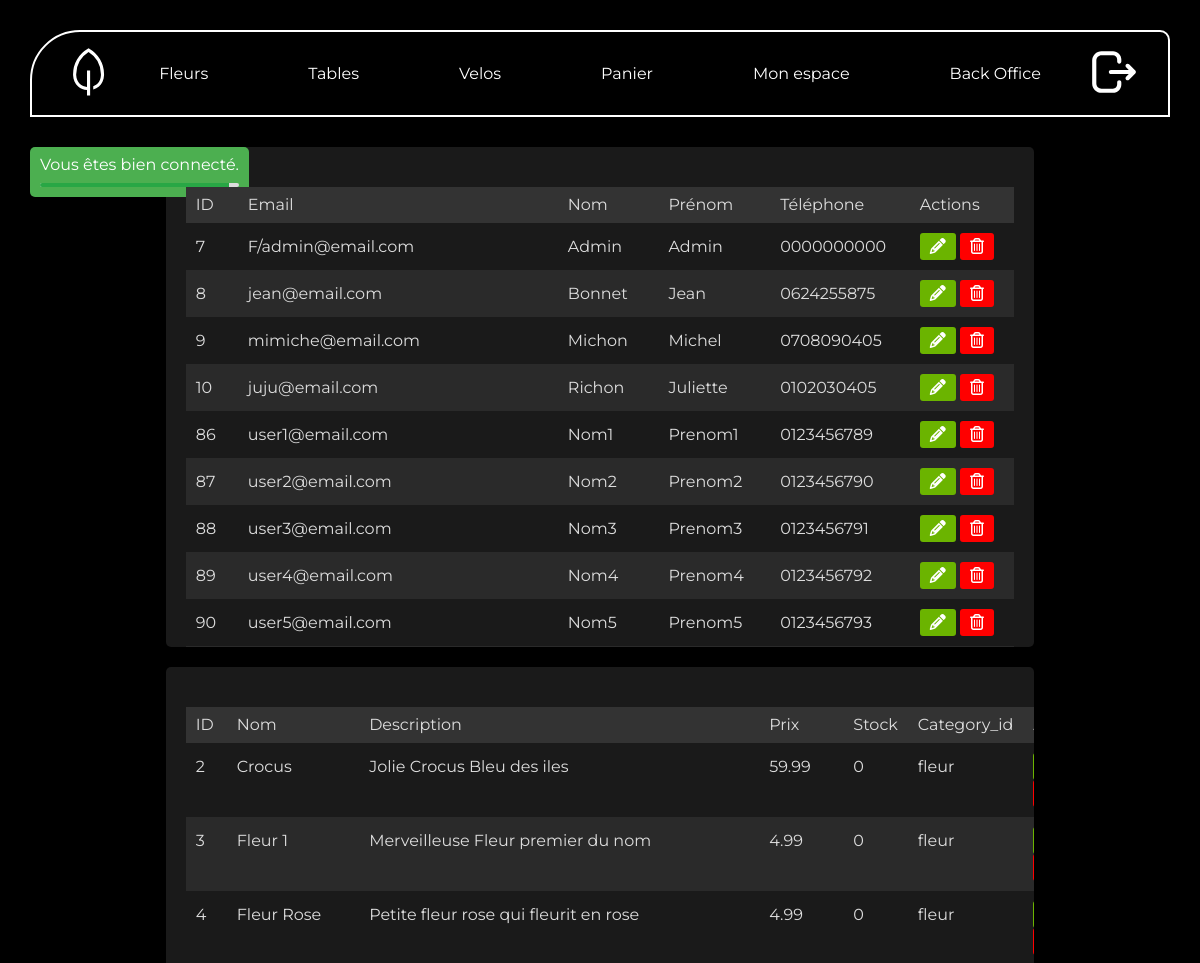
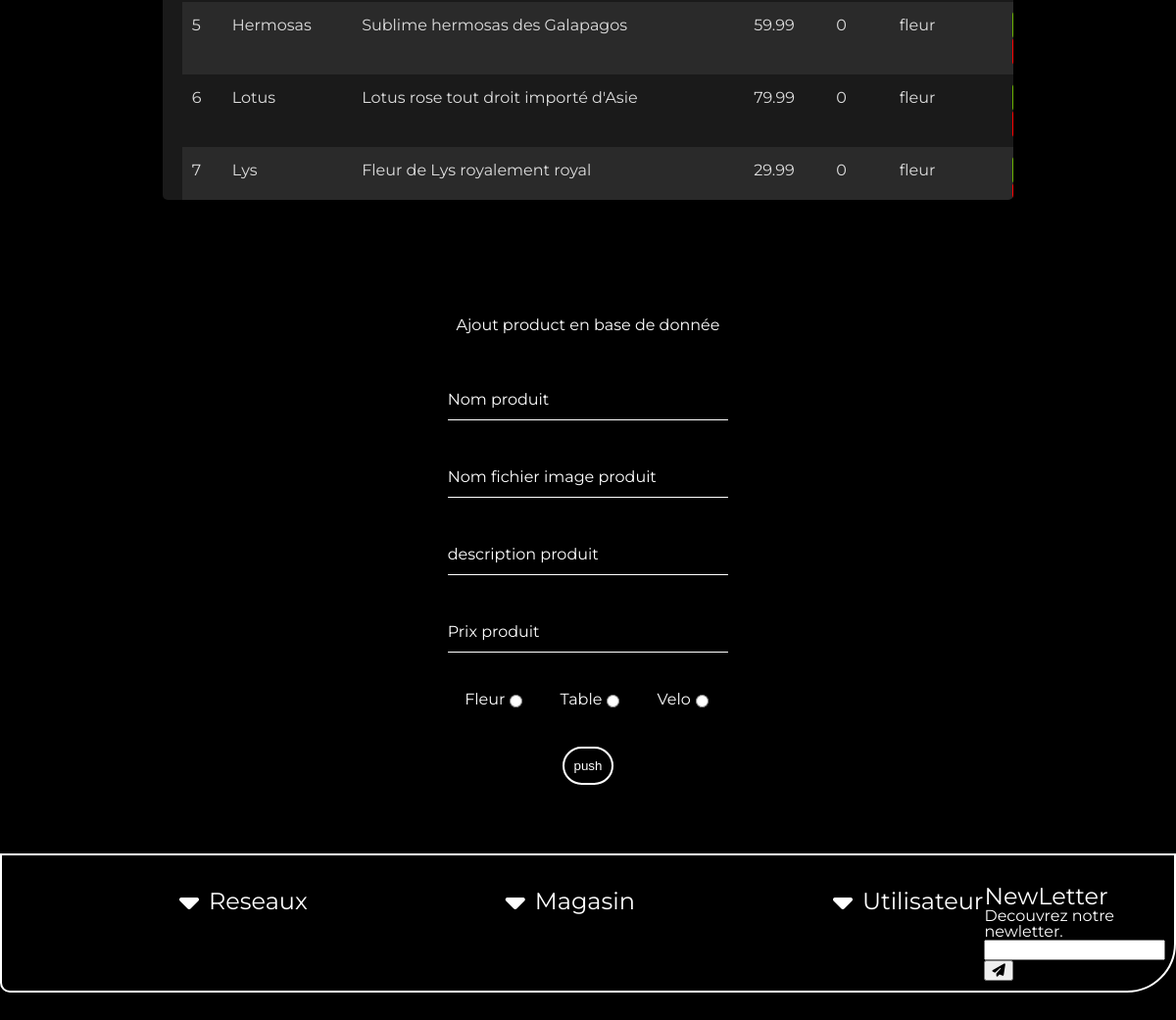
Page /index.php?p=backOffice (signed in) on the committed database (2 pictures, top to bottom).
### tables this page shows
CREATE TABLE IF NOT EXISTS `user` (
  `id` int NOT NULL AUTO_INCREMENT,
  `email` varchar(100) NOT NULL,
  `pass` varchar(255) NOT NULL,
  `nom` varchar(100) NOT NULL,
  `prenom` varchar(100) NOT NULL,
  `tel` varchar(20) NOT NULL,
  `id_role` int NOT NULL DEFAULT '3',
  PRIMARY KEY (`id`),
  UNIQUE KEY `email` (`email`),
  KEY `id_role` (`id_role`)
);

CREATE TABLE IF NOT EXISTS `products` (
  `product_id` int NOT NULL AUTO_INCREMENT,
  `name` varchar(100) NOT NULL,
  `image` varchar(100) NOT NULL,
  `description` text,
  `price` decimal(10,2) NOT NULL,
  `stock` int DEFAULT '0',
  `category_id` int DEFAULT NULL,
  PRIMARY KEY (`product_id`),
  KEY `category_id` (`category_id`)
);

### controllers/adminController.php (called while the page is built, shortened)
<?php
function backOffice() {
    require('views/admin/backOffice.php');
}

### models/userModels.php (called while the page is built, shortened)
<?php
function getAllUsers() {
    $pdo = dbConnect();
    $pdoStatement = $pdo->query('SELECT * FROM user order by id');
    return $pdoStatement->fetchAll();
}

### models/productModels.php (called while the page is built, shortened)
<?php
function getAllProducts() {
    $pdo = dbConnect();
    $pdoStatement = $pdo->query('SELECT * FROM products order by category_id');
    return $pdoStatement->fetchAll();
}

### core/function.php (called while the page is built, shortened)
<?php
function isConnect(): bool
{
    if (isset($_SESSION["user"])) {
        return true;
    } else {
        return false;
    }
}
function isAdmin(): bool
{
    if ( isConnect() && $_SESSION["user"]['id_role']==1) {
        return true;
    } else {
        return false;
    }
}

### views/admin/backOffice.php (the view, shortened to what this page needs)
<div class="container">
    <div class="container ">
        <section class="sectionBo2">
            <div class="table-container">
                <table>
                    <thead>
                        <tr>
                            <th>ID</th>
                            <th>Email</th>
                            <th>Nom</th>
                            <th>Prénom</th>
                            <th>Téléphone</th>
                            <th>Actions</th>
                        </tr>
                    </thead>
                    <tbody>
                        <?php
                        $users = getAllUsers();
                        foreach ($users as $user): ?>
                                <tr>
                                    <td><?= $user['id'] ?></td>
                                    <td><?= $user['email'] ?></td>
                                    <td><?= $user['nom'] ?></td>
                                    <td><?= $user['prenom'] ?></td>
                                    <td><?= $user['tel'] ?></td>
                                    <td>
                                        <a href="<?= URL; ?>?p=updateUserView&id=<?= $user['id'] ?>" class="btn-action btn-mod"><i class="fa fa-pencil" aria-hidden="true"></i></a>
                                        <a href="<?= URL; ?>controllers/userCrud/deleteUser.php?id=<?= $user['id'] ?>" class="btn-action btn-supp"><i class="fa fa-trash-o" aria-hidden="true"></i></a>
                                    </td>
                                </tr>
                        <?php endforeach; ?>
                    </tbody>
                </table>
            </div>
        </section>
        <section class="sectionBo4">
            <div class="table-container">
                <table>
                    <thead>
                        <tr>
                            <th>ID</th>
                            <th>Nom</th>
                            <th>Description</th>
                            <th>Prix</th>
                            <th>Stock</th>
                            <th>Category_id</th>
                            <th>Actions</th>
                        </tr>
                    </thead>
                    <tbody>
                        <?php
                        $product = getAllProducts();
                        $productId = [
                            '1' => 'fleur',
                            '2' => 'table',
                            '3' => 'velo'
                        ];
                        foreach ($product as $product):
                            $productCategory = $productId[$product['category_id']] ?? null;
                        ?>
                                <tr>
                                    <td><?= $product['product_id'] ?></td>
                                    <td><?= $product['name'] ?></td>
                                    <td class="col-description"><?= $product['description'] ?></td>
                                    <td><?= $product['price'] ?></td>
                                    <td><?= $product['stock'] ?></td>
                                    <td><?= $productCategory ?></td>
                                    <td>
                                    </td>
                                </tr>
                        <?php endforeach; ?>
                    </tbody>
                </table>
            </div>
        </section>
        <section class="sectionBo5">
            <div class="form-container">
                <div class="form-wrapper">
                    <h3 class="center"> Ajout product en base de donnée </h3>
                    <form action="index.php?p=addProduct" class="" method="post">
                        <div class="user-box">
                            <input type="text" id="productName" name="productName" required="">
                            <label for="productName">Nom produit</label>
                        </div>
                        <div class="user-box">
                            <input type="text" id="productImage" name="productImage" required="">
                            <label for="productImage">Nom fichier image produit</label>
                        </div>
                        <div class="user-box">
                            <input type="text" id="productDescription" name="productDescription" required="">
                            <label for="productDescription">description produit</label>
                        </div>
                        <div class="user-box">
                            <input type="text" id="productPrice" name="productPrice" required="">
                            <label for="productPrice">Prix produit</label>
                        </div>
                        <div class="product-box">
                            <div class="radio-group">
                                <div class="radio-item">
                                    <label for="fleur">Fleur</label>
                                    <input type="radio" id="fleur" name="productCat" value="1" required>
                                </div>
                                <div class="radio-item">
                                    <label for="table">Table</label>
                                    <input type="radio" id="table" name="productCat" value="2">
                                </div>
                                <div class="radio-item">
                                    <label for="velo">Velo</label>
                                    <input type="radio" id="velo" name="productCat" value="3">
                                </div>
                            </div>
                        </div>
                        <div class="item-center">
                            <input type="submit" name="bouton" value="push" class="form-btn">
                        </div>
                    </form>
                </div>
            </div>
        </section>
    </div>
</div>
<?php
    $content = ob_get_clean();
    require('./views/layout/template-fontpage.php');
?>

### index.php (shortened to what this page needs)
<?php
require ('core/function.php');
require('controllers/adminController.php');
if(isset($_GET['p'])){
    switch ($_GET['p']) {
        case 'backOffice':
                backOffice();
            break;
    }
}else{
    home();
}
?>

### views/layout/template-fontpage.php (shortened to what this page needs)
<!DOCTYPE html>
<html lang="en">
<head>
    <link rel="stylesheet" href="<?= URL_ASSETS; ?>css/reset.css">
    <link rel="stylesheet" href="https://cdn.jsdelivr.net/npm/swiper@11/swiper-bundle.min.css" />
    <link rel="stylesheet" href="<?= URL_ASSETS; ?>css/style.css">
</head>
<body>
    <div class="wrapper">
        <header id="header" class="header">
            <div class="navbar-container">
                <div class="logo">
                    <a href="index.php">
                    </a>
                </div>
                <nav class="nav-links">
                    <ul>
                        <li><a href="<?= URL; ?>?p=homeFleurs">Fleurs</a></li>
                        <li><a href="<?= URL; ?>?p=homeTables">Tables</a></li>
                        <li><a href="<?= URL; ?>?p=homeVelos">Velos</a></li>
                        <?php if (isConnect()): ?>
                            <li><a href="<?= URL; ?>?p=cart">Panier</a></li>
                        <?php endif; ?>
                        <?php if (isConnect()): ?>
                            <li><a href="<?= URL; ?>?p=compte">Mon espace</a></li>
                        <?php endif; ?>
                        <?php if (isAdmin()): ?>
                            <li><a href="<?= URL; ?>?p=backOffice">Back Office</a></li>
                        <?php endif; ?>
                    </ul>
                </nav>
                <div class="login">
                <?php if (isConnect()): ?>
                    <a href="<?= URL; ?>?p=deconnexion" onclick="return confirm('Etes vous sûr de vouloir vous deconnecter ?')">
                    </a>
                <?php endif; ?>
                </div>
            </div>
        </header>
        <main id="main" class="">
            <?php require("views\user\messageNotif.php"); ?>
            <?php echo $content; ?>
        </main>
        <footer id="footer" class="footer">
            <div class="footer-bar-container">
                <div class="footer-link-wrapper">
                    <div class="footer-el">
                        <div class="title">
                            <i class="fa fa-caret-down fa-2x" aria-hidden="true"></i>
                            <h1>Reseaux</h1>
                        </div>
                    </div>
                    <div class="footer-el">
                    <div class="title">
                            <i class="fa fa-caret-down fa-2x" aria-hidden="true"></i>
                            <h1>Magasin</h1>
                        </div>
                    </div>
                    <div class="footer-el">
                    <div class="title">
                            <i class="fa fa-caret-down fa-2x" aria-hidden="true"></i>
                            <h1>Utilisateur</h1>
                        </div>
                    </div>
                </div>
                <div class="footer-el">
                    <h1>NewLetter</h1>
                    <p>Decouvrez notre newletter.</p>
                    <form action="" method="post">
                        <input type="email" name="" id="">
                        <button type="submit" name="bouton">
                            <i class="fa fa-paper-plane" aria-hidden="true"></i>
                        </button>
                    </form>
                </div>
            </div>
        </footer>
    </div>
</body>
</html>

### views/user/messageNotif.php (shortened to what this page needs)
<?php if (isset($_SESSION['message'])): ?>
    <div id="alert-message" class="alert-message">
        <?= htmlspecialchars($_SESSION['message']) ?>
        <div class="progress-bar">
            <div class="progress"></div>
        </div>
    </div>
<?php
endif;
?>

### assets/css/style.css (style rules this page uses)
.form-container { display: flex; justify-content: center; align-items: center; gap: 50px; flex-grow: 1; }
.form-container .form-wrapper { align-items: center; width: 33%; }
.form-container .form-wrapper div { display: flex; flex-direction: column; margin: 40px 0; }
.form-btn { background-color: transparent; color: #fff; border: solid 2px #fff; border-radius: 20px; width: -moz-fit-content; width: fit-content; padding: 10px; transition: color 0.3s ease; }
.user-box { position: relative; }
.user-box input { width: 100%; padding: 10px 0; font-size: 16px; color: #fff; border: none; border-bottom: 1px solid #fff; outline: none; background: transparent; }
.user-box label { position: absolute; top: 0; left: 0; padding: 10px 0; font-size: 16px; color: #fff; pointer-events: none; transition: 0.5s; }
.product-box { margin: 0 !important; }
.product-box .radio-group { margin: 0 !important; display: flex; flex-direction: row !important; justify-content: space-around; }
.product-box .radio-group .radio-item { margin: 0; display: flex; flex-direction: row; width: -moz-fit-content; width: fit-content; }
.container { display: flex; flex-direction: column; justify-content: center; align-items: center; gap: 20px; }
.container h3 { margin: 100px 0 50px 0; }
.container section { display: flex; align-items: center; justify-content: center; width: 80%; gap: 20px; }
.alert-message { position: absolute; padding: 10px; background-color: #4CAF50; color: white; margin: 0 0 10px 30px; border-radius: 5px; max-width: 300px; transition: opacity 0.5s ease; }
.progress-bar { width: 100%; height: 4px; background-color: #ddd; margin-top: 10px; border-radius: 5px; overflow: hidden; }
.progress { height: 100%; width: 0%; background-color: #28a745; transition: width 0.3s ease-out; }
.table-container { display: flex; width: 100%; padding: 20px; background-color: #1a1a1a; border-radius: 5px; max-height: 500px; overflow: auto; }
h3 { color: #fff; text-align: center; }
table { width: 100% !important; border-collapse: collapse; margin-top: 20px; position: relative; }
thead { background-color: #333; }
th, td { padding: 10px; text-align: left; color: #ddd; }
tr:nth-child(even) { background-color: #2a2a2a; }
.col-description { max-width: 400px; overflow: hidden; text-overflow: ellipsis; white-space: nowrap; }
.btn-action { display: inline-block; padding: 5px 10px; color: #fff; text-decoration: none; border-radius: 3px; transition: all 0.3s; }
.btn-mod { background-color: #6BB400; }
.btn-supp { background-color: red; }
* { box-sizing: border-box; }
* { scrollbar-width: thin; scrollbar-color: white black; }
html, body { height: 100%; }
.wrapper { display: flex; flex-direction: column; min-height: 100vh; }
body { background-color: #000; color: #fff; font-family: "Montserrat"; }
a { text-decoration: none; color: #fff; transition: color 0.3s ease; }
#header { display: flex; justify-content: center; align-items: center; }
#header svg { transition: fill 0.3s ease; }
#header .navbar-container { display: flex; justify-content: space-between; align-items: center; width: 100%; margin: 30px; padding: 0 15px; border: solid 2px #fff; border-radius: 50px 10px 0 0; }
#header .navbar-container > * { padding: 15px; }
#header .navbar-container ul { display: flex; gap: 100px; }
#main { flex-grow: 1; display: flex; flex-direction: column; min-height: calc(100vh - 307px) !important; }
#footer { display: flex; justify-content: center; align-items: center; margin-bottom: auto; }
#footer .footer-bar-container { display: flex; justify-content: space-between; width: 100%; margin: 30px; padding: 0 180px; border: solid 2px #fff; border-radius: 0 0 50px 10px; }
#footer .footer-bar-container > * { padding: 30px 0 10px 0; }
#footer .footer-bar-container h1 { font-size: 1.5em; }
#footer .footer-bar-container .footer-link-wrapper { display: flex; gap: 200px; }
#footer .footer-bar-container .footer-link-wrapper .footer-el .title { display: flex; align-items: center; padding: 1px; gap: 10px; }
.center { text-align: center; }
.item-center { align-items: center; }

### rows in the picture
user: id "7", email "F/admin@email.com", nom "Admin", prenom "Admin", tel "0000000000"
user: id "8", email "jean@email.com", nom "Bonnet", prenom "Jean", tel "0624255875"
user: id "9", email "mimiche@email.com", nom "Michon", prenom "Michel", tel "0708090405"
user: id "10", email "juju@email.com", nom "Richon", prenom "Juliette", tel "0102030405"
user: id "86", email "user1@email.com", nom "Nom1", prenom "Prenom1", tel "0123456789"
user: id "87", email "user2@email.com", nom "Nom2", prenom "Prenom2", tel "0123456790"
user: id "88", email "user3@email.com", nom "Nom3", prenom "Prenom3", tel "0123456791"
user: id "89", email "user4@email.com", nom "Nom4", prenom "Prenom4", tel "0123456792"
user: id "90", email "user5@email.com", nom "Nom5", prenom "Prenom5", tel "0123456793"
products: product_id "2", name "Crocus", description "Jolie Crocus Bleu des iles", price "59.99", stock "0", category "fleur"
products: product_id "3", name "Fleur 1", description "Merveilleuse Fleur premier du nom", price "4.99", stock "0", category "fleur"
products: product_id "4", name "Fleur Rose", description "Petite fleur rose qui fleurit en rose", price "4.99", stock "0", category "fleur"
products: product_id "5", name "Hermosas", description "Sublime hermosas des Galapagos", price "59.99", stock "0", category "fleur"
products: product_id "6", name "Lotus", description "Lotus rose tout droit importé d'Asie", price "79.99", stock "0", category "fleur"
products: product_id "7", name "Lys", description "Fleur de Lys royalement royal", price "29.99", stock "0", category "fleur"

### other values in the picture
$_SESSION['message'] "Vous êtes bien connecté."
